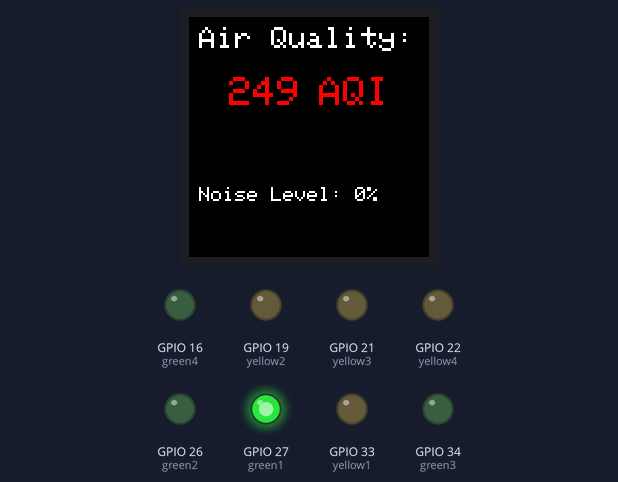
This sketch was run on a simulated ESP32. On the bench: 240×240 colour display, output pins drawn as LEDs (lit = HIGH). I2S audio is not simulated (input reads silence); random numbers use the default seed unless the sketch sets one.

Above: at 0.46 s.
At 0.99 s:
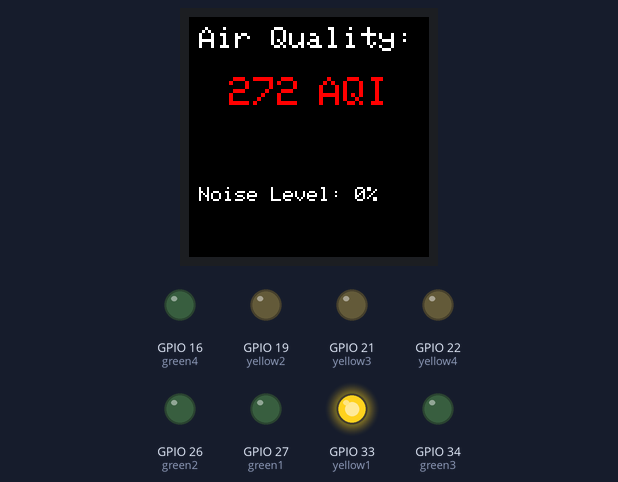
At 20.03 s:
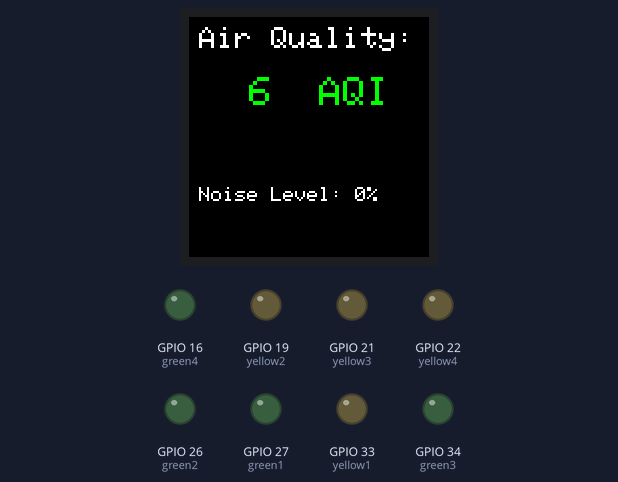
At 39.81 s:
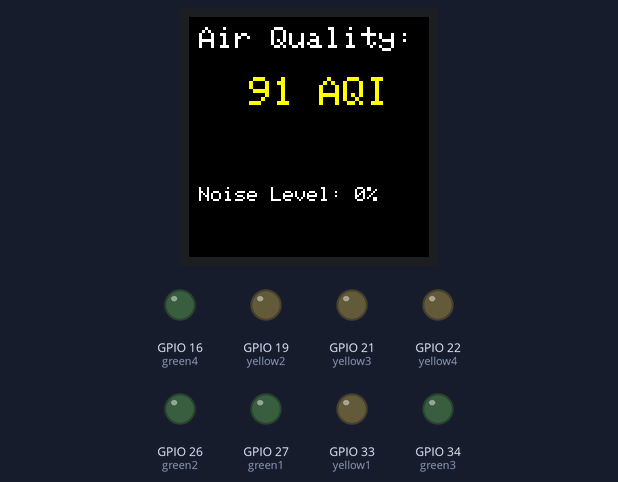
Timing chart, 0 to 40.0 s (numbered marks = the images above):
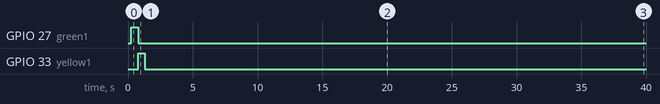

The sketch:

RTOS_display.ino
```cpp
#include <Arduino.h>
#include <driver/i2s.h>
#include <Adafruit_GFX.h>    // Core graphics library
#include <Adafruit_ST7789.h> // Hardware-specific library for ST7789
#include <SPI.h>             // Arduino SPI library

#define TFT_CS  2
#define TFT_RST 5
#define TFT_DC 4
#define I2S_WS 15    // I2S word select pin
#define I2S_SCK 14   // I2S clock pin
#define I2S_SD 32    // I2S data pin

#define green1 27
#define green2 26
#define green3 34
#define green4 16
#define yellow1 33
#define yellow2 19
#define yellow3 21
#define yellow4 22

// I2S configuration
const i2s_config_t i2s_config = {
  .mode = i2s_mode_t(I2S_MODE_MASTER | I2S_MODE_RX), // Receive mode
  .sample_rate = 44100,                             // Sample rate
  .bits_per_sample = i2s_bits_per_sample_t(16),     // Bits per sample
  .channel_format = I2S_CHANNEL_FMT_ONLY_LEFT,      // Only left channel
  .communication_format = i2s_comm_format_t(I2S_COMM_FORMAT_I2S),
  .intr_alloc_flags = ESP_INTR_FLAG_LEVEL1,         // Interrupt level 1
  .dma_buf_count = 8,                               // Number of DMA buffers
  .dma_buf_len = 1024,                              // DMA buffer length
  .use_apll = false,
  .tx_desc_auto_clear = false,
  .fixed_mclk = 0
};

// I2S pin configuration
const i2s_pin_config_t pin_config = {
  .bck_io_num = I2S_SCK,
  .ws_io_num = I2S_WS,
  .data_out_num = I2S_PIN_NO_CHANGE,
  .data_in_num = I2S_SD
};

// Initialize Adafruit ST7789 TFT library
Adafruit_ST7789 tft = Adafruit_ST7789(TFT_CS, TFT_DC, TFT_RST);

int16_t i2sData[1024];
int32_t sum = 0;
int R = 1;
int Traffic_delay = 1000;
int sensitivity = 70; // Sensitivity variable (0 to 100)

void Traffic_light(void *pvParameters);
TaskHandle_t Traffic_light_handler;

void Traffic_time_control(void *pvParameters);
TaskHandle_t Traffic_time_control_handler;

void Traffic_display_airquality(void *pvParameters);
TaskHandle_t Traffic_display_airquality_handler;

void Traffic_display_noise(void *pvParameters);
TaskHandle_t Traffic_display_noise_handler;

EventGroupHandle_t Traffic_lights_time_signal;

void setup(){
  Serial.begin(115200);
  i2s_driver_install(I2S_NUM_0, &i2s_config, 0, NULL);
  i2s_set_pin(I2S_NUM_0, &pin_config);
  i2s_set_clk(I2S_NUM_0, 44100, I2S_BITS_PER_SAMPLE_16BIT, I2S_CHANNEL_MONO);
  pinMode(green1,OUTPUT);
  pinMode(green2,OUTPUT);
  pinMode(green3,OUTPUT);
  pinMode(green4,OUTPUT);
  pinMode(yellow1,OUTPUT);
  pinMode(yellow2,OUTPUT);
  pinMode(yellow3,OUTPUT);
  pinMode(yellow4,OUTPUT);

  tft.init(240, 240, SPI_MODE2);    // Init ST7789 display 240x240 pixels
  tft.setRotation(3);
  tft.fillScreen(ST77XX_BLACK);
  tft.fillRect(0, 0, 240, 240, ST77XX_BLACK);
  tft.setTextSize(3);
  tft.setTextColor(ST77XX_WHITE);
  tft.setCursor(10, 10);
  tft.println("Air Quality:");

  Traffic_lights_time_signal = xEventGroupCreate();
  xTaskCreate(Traffic_light, "Blink Led", 2048, NULL, 1 , &Traffic_light_handler);
  xTaskCreate(Traffic_display_airquality, "display", 2048, NULL, 1 , &Traffic_display_airquality_handler);
  xTaskCreate(Traffic_display_noise, "display", 2048, NULL, 1 , &Traffic_display_noise_handler);
  xTaskCreate(Traffic_time_control, "Blink Led", 2048, NULL, 1 , &Traffic_time_control_handler);
  xEventGroupSetBits(Traffic_lights_time_signal, 1);
  xEventGroupSetBits(Traffic_lights_time_signal, 0);
}

void displayAirQuality(int value) {
  int color;
  // Determine text color based on air quality level
  if (value < 50) {
    color = ST77XX_GREEN;
  } else if (value < 100) {
    color = ST77XX_YELLOW;
  } else if (value < 200) {
    color = ST77XX_ORANGE;
  } else {
    color = ST77XX_RED;
  }

  // Clear previous AQI display
  tft.fillRect(10, 60, 220, 60, ST77XX_BLACK);

  // Print air quality value
  tft.setTextColor(color, ST77XX_BLACK);
  tft.setTextSize(4);
  tft.setCursor(10 + 30, 60);
  if (value < 100) {
    tft.print(" ");
    tft.setCursor(30 + 30, 60); // Adjusted position for two-digit values
  }
  tft.print(value);

  // Display AQI text
  tft.setTextSize(4);
  tft.setCursor(100 + 30, 60); // Adjusted AQI text position
  tft.println("AQI");
}

void displayNoiseIndication(int noiseLevel) {
  int barWidth = map(noiseLevel, 0, 100, 0, 240); // Map noise level percentage to pixel width

  // Clear previous noise indication display
  tft.fillRect(0, 170, 240, 60, ST77XX_BLACK);

  // Draw noise level bar
  for (int i = 0; i < barWidth; ++i) {
    if (i < barWidth * 0.2) {
      tft.drawFastVLine(i, 200, 30, ST77XX_GREEN);
    } else if (i < barWidth * 0.5) {
      tft.drawFastVLine(i, 200, 30, ST77XX_YELLOW);
    } else if (i < barWidth * 0.8) {
      tft.drawFastVLine(i, 200, 30, ST77XX_ORANGE);
    } else {
      tft.drawFastVLine(i, 200, 30, ST77XX_RED);
    }
  }

  // Display noise level text
  tft.setTextSize(2.5);
  tft.setTextColor(ST77XX_WHITE, ST77XX_BLACK);
  tft.setCursor(10, 170);
  tft.print("Noise Level: ");
  tft.print(noiseLevel);
  tft.println("%");
}


void Traffic_display_airquality(void *pvParameters){
  for(;;){
    int airQuality = random(0, 500);
    displayAirQuality(airQuality);
    vTaskDelay(pdMS_TO_TICKS(100));
  }
}
void Traffic_display_noise(void *pvParameters){
  for(;;){
    size_t bytesRead;
    i2s_read(I2S_NUM_0, i2sData, sizeof(i2sData), &bytesRead, portMAX_DELAY);
    // Calculate RMS value of the audio signal
    sum = 0;
    for (int i = 0; i < bytesRead / 2; ++i) {
      sum += abs(i2sData[i]); // Use absolute value for higher sensitivity to small sounds
    }
    float rms = sum / (bytesRead / 2);

    // Convert RMS to a percentage for noise level (adjusted for sensitivity)
    int maxRMS = map(sensitivity, 0, 100, 1000, 100); // Adjust maxRMS based on sensitivity
    int noiseLevel = map(rms, 0, maxRMS, 0, 100); // Adjust scale as needed

    // Constrain the noise level to 100%
    noiseLevel = constrain(noiseLevel, 0, 100);

    // Display noise level as a bar on the TFT display
    displayNoiseIndication(noiseLevel);
    vTaskDelay(pdMS_TO_TICKS(100));
  }
}

void Traffic_time_control(void *pvParameters){
  for(;;){
    EventBits_t xBits = xEventGroupWaitBits(
                 Traffic_lights_time_signal,    // The event group being tested.
                 1 | 2 | 3 | 4,  // The bits within the event group to wait for.
                 pdTRUE,         // BIT_0 and BIT_4 should be cleared before returning.
                 pdTRUE,        // Don't wait for both bits, either bit will do.
                 portMAX_DELAY);  //ms
    int r = xBits;
    // fetch the No. of cars
    // calculate the time for r road by comparing with others roads
    // max time should be standard time.
    EventBits_t xBit = xEventGroupWaitBits(
                 Traffic_lights_time_signal,    // The event group being tested.
                 0,  // The bits within the event group to wait for.
                 pdTRUE,         // BIT_0 and BIT_4 should be cleared before returning.
                 pdFALSE,        // Don't wait for both bits, either bit will do.
                 portMAX_DELAY);  //ms
    // load the time Traffic_delay
    xEventGroupSetBits(Traffic_lights_time_signal, 5);
  }
}

void Traffic_light(void *pvParameters) {
  for (;;) {
    EventBits_t xBits = xEventGroupWaitBits(
      Traffic_lights_time_signal,    // The event group being tested.
      5,  // The bits within the event group to wait for.
      pdTRUE,         // Clear bits before returning.
      pdFALSE,        // Wait for any bit.
      portMAX_DELAY); // Wait indefinitely

    switch (R) {
      case 1:
        digitalWrite(green1, HIGH);
        xEventGroupSetBits(Traffic_lights_time_signal, 2);
        vTaskDelay(pdMS_TO_TICKS(Traffic_delay/2));
        digitalWrite(green1, LOW);
        digitalWrite(yellow1, HIGH);
        vTaskDelay(pdMS_TO_TICKS(Traffic_delay/2));
        xEventGroupSetBits(Traffic_lights_time_signal, 0);
        digitalWrite(yellow1, LOW);
        R = 2;
        break;
      case 2:
        digitalWrite(green2, HIGH);
        xEventGroupSetBits(Traffic_lights_time_signal, 3);
        vTaskDelay(pdMS_TO_TICKS(Traffic_delay/2));
        digitalWrite(green2, LOW);
        digitalWrite(yellow2, HIGH);
        vTaskDelay(pdMS_TO_TICKS(Traffic_delay/2));
        xEventGroupSetBits(Traffic_lights_time_signal, 0);
        digitalWrite(yellow2, LOW);
        R = 3;
        break;
      case 3:
        digitalWrite(green3, HIGH);
        xEventGroupSetBits(Traffic_lights_time_signal, 4);
        vTaskDelay(pdMS_TO_TICKS(Traffic_delay/2));
        digitalWrite(green3, LOW);
        digitalWrite(yellow3, HIGH);
        vTaskDelay(pdMS_TO_TICKS(Traffic_delay/2));
        xEventGroupSetBits(Traffic_lights_time_signal, 0);
        digitalWrite(yellow3, LOW);
        R = 4;
        break;
      case 4:
        digitalWrite(green4, HIGH);
        xEventGroupSetBits(Traffic_lights_time_signal, 1);
        vTaskDelay(pdMS_TO_TICKS(Traffic_delay/2));
        digitalWrite(green4, LOW);
        digitalWrite(yellow4, HIGH);
        vTaskDelay(pdMS_TO_TICKS(Traffic_delay/2));
        xEventGroupSetBits(Traffic_lights_time_signal, 0);
        digitalWrite(yellow4, LOW);
        R = 1;
        break;
      default:
        break;
    }
  }
}

void loop(){} 
```

Measured:
- by itself, GPIO 27 (green1): LOW → HIGH at 0.27 s, → LOW 0.51 s later
- by itself, GPIO 33 (yellow1): LOW → HIGH at 0.78 s, → LOW 0.50 s later
